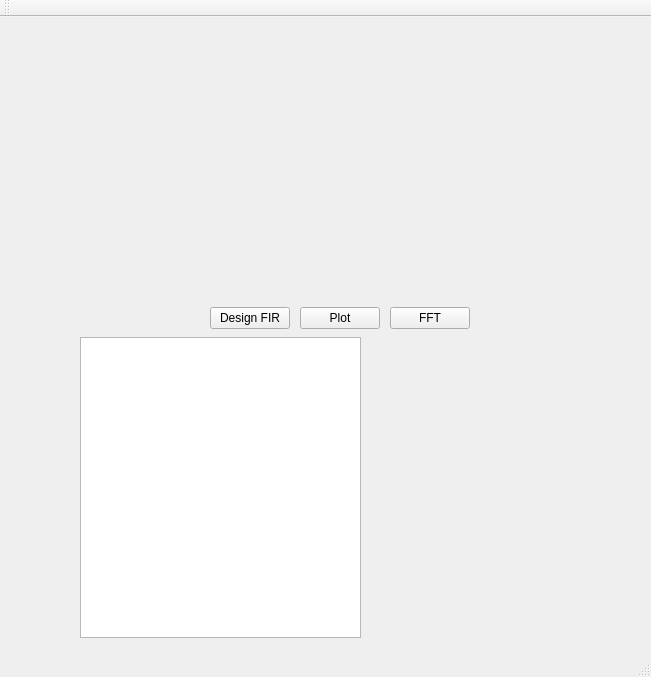
<?xml version="1.0" encoding="UTF-8"?>
<ui version="4.0">
 <class>MainWindow</class>
 <widget class="QMainWindow" name="MainWindow">
  <property name="geometry">
   <rect>
    <x>0</x>
    <y>0</y>
    <width>651</width>
    <height>677</height>
   </rect>
  </property>
  <property name="windowTitle">
   <string>MainWindow</string>
  </property>
  <widget class="QWidget" name="centralWidget">
   <widget class="QPushButton" name="designButton">
    <property name="geometry">
     <rect>
      <x>210</x>
      <y>290</y>
      <width>80</width>
      <height>22</height>
     </rect>
    </property>
    <property name="text">
     <string>Design FIR</string>
    </property>
   </widget>
   <widget class="QCustomPlot" name="customPlot" native="true">
    <property name="geometry">
     <rect>
      <x>30</x>
      <y>30</y>
      <width>451</width>
      <height>211</height>
     </rect>
    </property>
   </widget>
   <widget class="QPushButton" name="plotButton">
    <property name="geometry">
     <rect>
      <x>300</x>
      <y>290</y>
      <width>80</width>
      <height>22</height>
     </rect>
    </property>
    <property name="text">
     <string>Plot</string>
    </property>
   </widget>
   <widget class="QPushButton" name="FFTButton">
    <property name="geometry">
     <rect>
      <x>390</x>
      <y>290</y>
      <width>80</width>
      <height>22</height>
     </rect>
    </property>
    <property name="text">
     <string>FFT</string>
    </property>
   </widget>
   <widget class="QTextBrowser" name="textBrowser">
    <property name="geometry">
     <rect>
      <x>80</x>
      <y>320</y>
      <width>281</width>
      <height>301</height>
     </rect>
    </property>
   </widget>
  </widget>
  <widget class="QMenuBar" name="menuBar">
   <property name="geometry">
    <rect>
     <x>0</x>
     <y>0</y>
     <width>651</width>
     <height>22</height>
    </rect>
   </property>
  </widget>
  <widget class="QToolBar" name="mainToolBar">
   <attribute name="toolBarArea">
    <enum>TopToolBarArea</enum>
   </attribute>
   <attribute name="toolBarBreak">
    <bool>false</bool>
   </attribute>
  </widget>
  <widget class="QStatusBar" name="statusBar"/>
 </widget>
 <layoutdefault spacing="6" margin="11"/>
 <customwidgets>
  <customwidget>
   <class>QCustomPlot</class>
   <extends>QWidget</extends>
   <header location="global">qcustomplot.h</header>
   <container>1</container>
  </customwidget>
 </customwidgets>
 <resources/>
 <connections/>
</ui>
